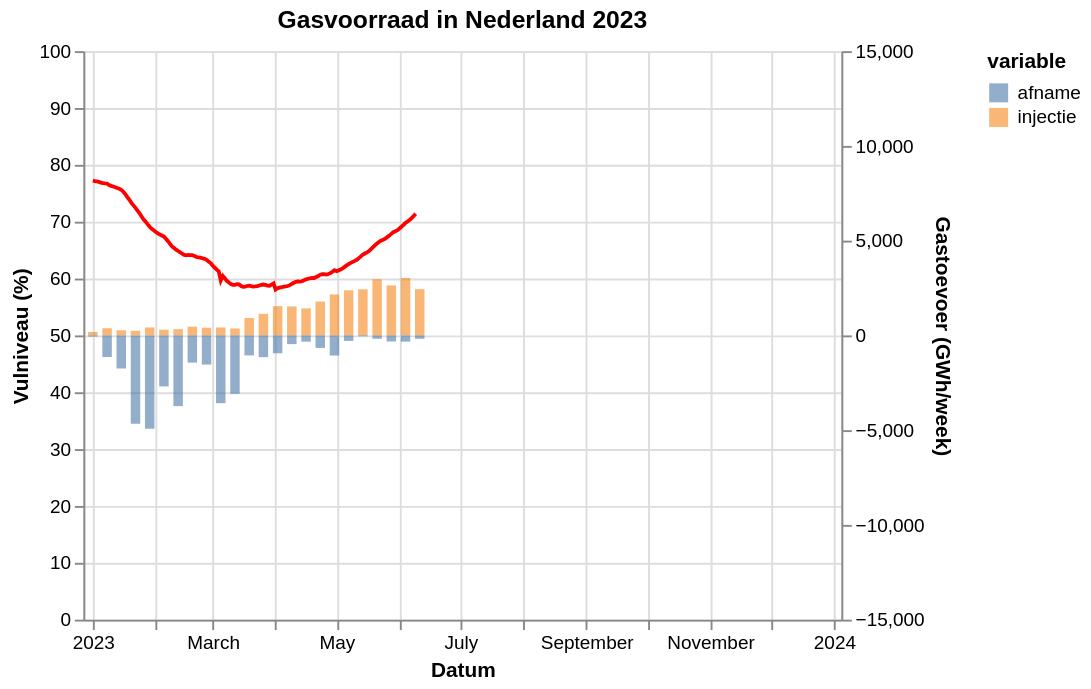

Express this chart as Vega-Lite.
### Vega-Lite specification from a JSON file in a GitHub repository (floating-point values rounded to 4 significant figures; data arrays with more than 128 entries replaced by an {"elided": "..."} marker saying what was removed)
{"config": {"view": {"continuousWidth": 400, "continuousHeight": 300}}, "layer": [{"data": {"values": {"elided": "160 records"}}, "mark": {"type": "line", "color": "red"}, "encoding": {"tooltip": [{"field": "gasDayStart", "type": "temporal"}, {"field": "full", "type": "quantitative"}], "x": {"axis": {"title": "Datum"}, "field": "gasDayStart", "type": "temporal"}, "y": {"axis": {"title": "Vulniveau (%)"}, "field": "full", "scale": {"domain": [0, 100], "padding": 0}, "type": "quantitative"}}}, {"data": {"values": [{"gasDayStart": "2023-01-01T00:00:00", "variable": "injectie", "value": 184}, {"gasDayStart": "2023-01-08T00:00:00", "variable": "injectie", "value": 379}, {"gasDayStart": "2023-01-15T00:00:00", "variable": "injectie", "value": 273}, {"gasDayStart": "2023-01-22T00:00:00", "variable": "injectie", "value": 245}, {"gasDayStart": "2023-01-29T00:00:00", "variable": "injectie", "value": 419}, {"gasDayStart": "2023-02-05T00:00:00", "variable": "injectie", "value": 300}, {"gasDayStart": "2023-02-12T00:00:00", "variable": "injectie", "value": 331}, {"gasDayStart": "2023-02-19T00:00:00", "variable": "injectie", "value": 462}, {"gasDayStart": "2023-02-26T00:00:00", "variable": "injectie", "value": 407}, {"gasDayStart": "2023-03-05T00:00:00", "variable": "injectie", "value": 418}, {"gasDayStart": "2023-03-12T00:00:00", "variable": "injectie", "value": 367}, {"gasDayStart": "2023-03-19T00:00:00", "variable": "injectie", "value": 917}, {"gasDayStart": "2023-03-26T00:00:00", "variable": "injectie", "value": 1138}, {"gasDayStart": "2023-04-02T00:00:00", "variable": "injectie", "value": 1547}, {"gasDayStart": "2023-04-09T00:00:00", "variable": "injectie", "value": 1531}, {"gasDayStart": "2023-04-16T00:00:00", "variable": "injectie", "value": 1425}, {"gasDayStart": "2023-04-23T00:00:00", "variable": "injectie", "value": 1788}, {"gasDayStart": "2023-04-30T00:00:00", "variable": "injectie", "value": 2161}, {"gasDayStart": "2023-05-07T00:00:00", "variable": "injectie", "value": 2378}, {"gasDayStart": "2023-05-14T00:00:00", "variable": "injectie", "value": 2433}, {"gasDayStart": "2023-05-21T00:00:00", "variable": "injectie", "value": 2968}, {"gasDayStart": "2023-05-28T00:00:00", "variable": "injectie", "value": 2638}, {"gasDayStart": "2023-06-04T00:00:00", "variable": "injectie", "value": 3033}, {"gasDayStart": "2023-06-11T00:00:00", "variable": "injectie", "value": 2439}, {"gasDayStart": "2023-01-01T00:00:00", "variable": "afname", "value": -64}, {"gasDayStart": "2023-01-08T00:00:00", "variable": "afname", "value": -1138}, {"gasDayStart": "2023-01-15T00:00:00", "variable": "afname", "value": -1746}, {"gasDayStart": "2023-01-22T00:00:00", "variable": "afname", "value": -4663}, {"gasDayStart": "2023-01-29T00:00:00", "variable": "afname", "value": -4930}, {"gasDayStart": "2023-02-05T00:00:00", "variable": "afname", "value": -2691}, {"gasDayStart": "2023-02-12T00:00:00", "variable": "afname", "value": -3732}, {"gasDayStart": "2023-02-19T00:00:00", "variable": "afname", "value": -1436}, {"gasDayStart": "2023-02-26T00:00:00", "variable": "afname", "value": -1537}, {"gasDayStart": "2023-03-05T00:00:00", "variable": "afname", "value": -3575}, {"gasDayStart": "2023-03-12T00:00:00", "variable": "afname", "value": -3080}, {"gasDayStart": "2023-03-19T00:00:00", "variable": "afname", "value": -1057}, {"gasDayStart": "2023-03-26T00:00:00", "variable": "afname", "value": -1147}, {"gasDayStart": "2023-04-02T00:00:00", "variable": "afname", "value": -942}, {"gasDayStart": "2023-04-09T00:00:00", "variable": "afname", "value": -459}, {"gasDayStart": "2023-04-16T00:00:00", "variable": "afname", "value": -329}, {"gasDayStart": "2023-04-23T00:00:00", "variable": "afname", "value": -661}, {"gasDayStart": "2023-04-30T00:00:00", "variable": "afname", "value": -1061}, {"gasDayStart": "2023-05-07T00:00:00", "variable": "afname", "value": -290}, {"gasDayStart": "2023-05-14T00:00:00", "variable": "afname", "value": -46}, {"gasDayStart": "2023-05-21T00:00:00", "variable": "afname", "value": -176}, {"gasDayStart": "2023-05-28T00:00:00", "variable": "afname", "value": -322}, {"gasDayStart": "2023-06-04T00:00:00", "variable": "afname", "value": -330}, {"gasDayStart": "2023-06-11T00:00:00", "variable": "afname", "value": -178}]}, "mark": {"type": "bar", "binSpacing": 0, "opacity": 0.6}, "encoding": {"color": {"field": "variable", "type": "nominal"}, "tooltip": [{"field": "gasDayStart", "type": "temporal"}, {"field": "variable", "type": "nominal"}, {"field": "value", "type": "quantitative"}], "x": {"axis": {"title": "Datum"}, "field": "gasDayStart", "scale": {"domain": ["2023-01-01", "2023-12-31"]}, "type": "temporal"}, "y": {"axis": {"title": "Gastoevoer (GWh/week)"}, "field": "value", "scale": {"domain": [-15000, 15000], "padding": 0}, "type": "quantitative"}}}], "resolve": {"scale": {"y": "independent"}}, "title": "Gasvoorraad in Nederland 2023", "$schema": "https://vega.github.io/schema/vega-lite/v5.json", "data": {"values": {"elided": "160 records"}}}
